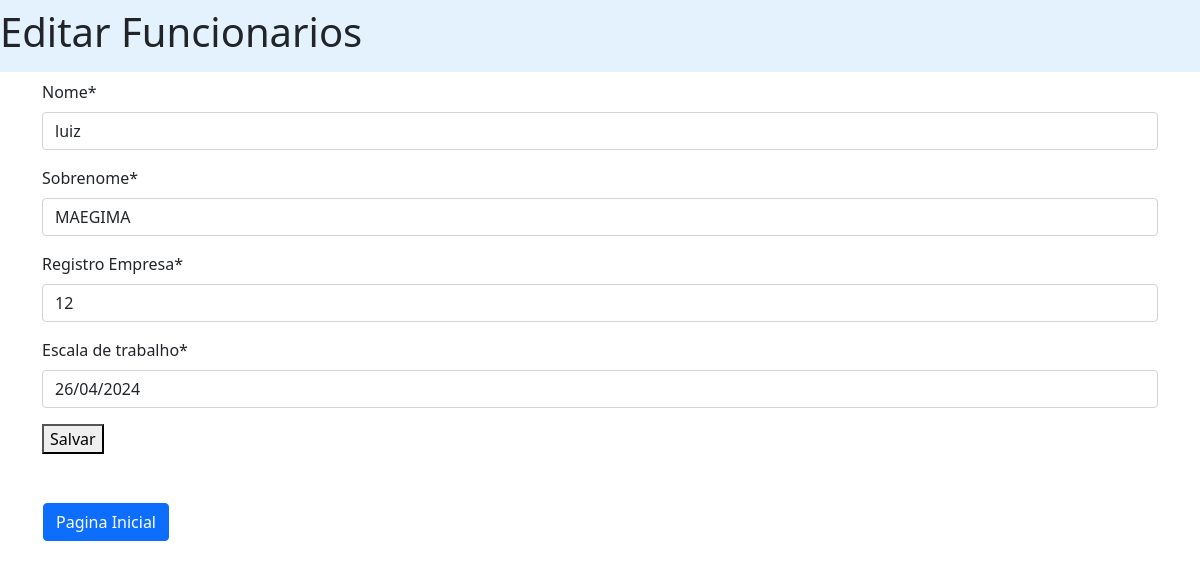
Page /atualizar/11 on the committed database.
### escalas/models.py (models this page shows)
class funcionario (models.Model):
 Nome = models.CharField(max_length=50, null = False,blank= False)
 Sobrenome = models.CharField(max_length=50,null =False,blank = False)
 Registro_Empresa = models.IntegerField()
 Escala_de_trabalho = models.DateField(null = False, blank =False)

### escalas/views.py (the view)
# urls.py: path('atualizar/<int:pk>',FuncionarioUpdateView.as_view(),name ='atualizar'),
class FuncionarioUpdateView(UpdateView):
    model = funcionario
    fields =['Nome','Sobrenome','Registro_Empresa','Escala_de_trabalho']
    success_url = reverse_lazy("lista")

### escalas/templates/escalas/funcionario_form.html (shortened to what this page needs)
{%load crispy_forms_tags%}
<!doctype html>
<html lang="pt-br">
  <head>
    <link href="https://cdn.jsdelivr.net/npm/bootstrap@5.0.2/dist/css/bootstrap.min.css" rel="stylesheet">
  </head>
  <body>
    <nav class="navbar navbar-light" mb-8 style="background-color: #e3f2fd;">
     {%if funcionario.pk %}
      <h1>Editar Funcionarios</h1>
     </nav>
     {%else%}
     <nav class="navbar navbar-light" mb-8 style="background-color: #e3f2fd;">
     <h1>Cadastro de Funcionarios</h1>
     </nav>
     {%endif%}
      <main class = "container">
        <form method ="Post">
         {{form|crispy}}
        <button type="submit">Salvar</button>
    </form>
    <br>
    <br>
    <table>
      <td>
        <a href="pagina_inicial"class="btn btn-primary">Pagina Inicial</a>
      </td>
    </table>
      </main>
    </body>

### rows in the picture
funcionario: Nome "luiz", Sobrenome "MAEGIMA", Registro_Empresa "12", Escala_de_trabalho "26/04/2024"
